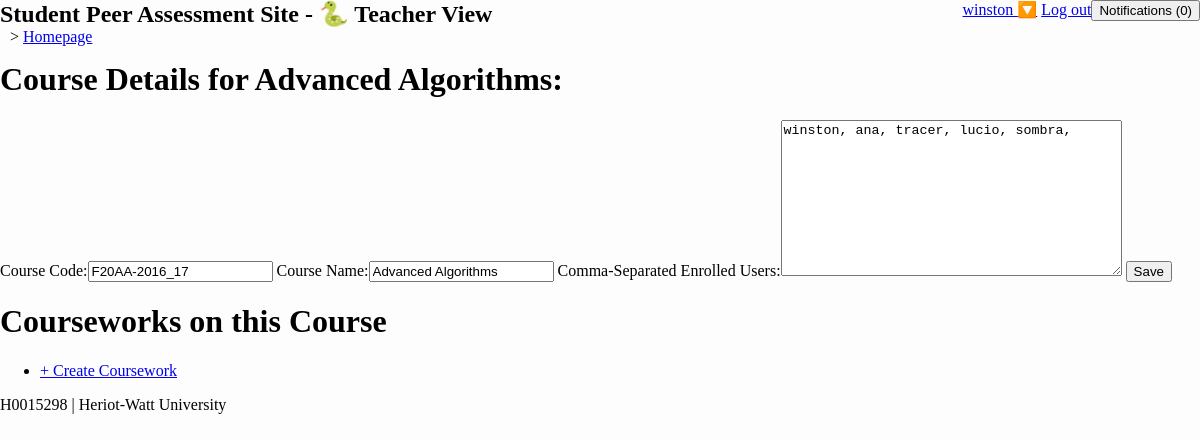
The page /teacher/course/F20AA-2016_17 (signed in) on the database as committed earlier.
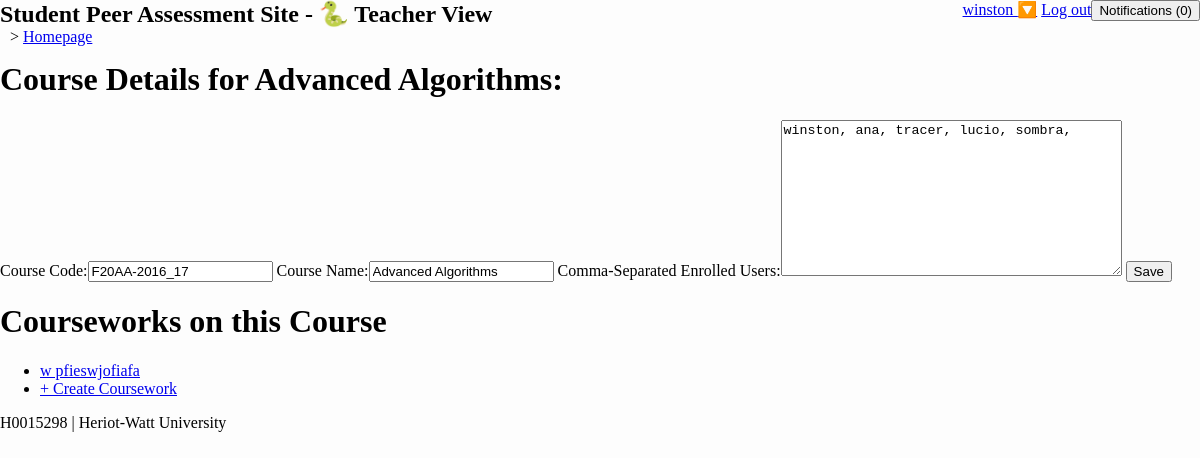
The same page on the database as committed later.
### student/models.py (models this page shows, shortened)
class Coursework(m.Model):
    id = m.SlugField(max_length=4, primary_key=True)
    name = m.CharField(max_length=128)
    course = m.ForeignKey(Course, m.CASCADE)
    state = m.CharField(max_length=1,
                        choices=CourseworkState.POSSIBLE_STATES,
                        default=CourseworkState.INVISIBLE)
    file_pipe = m.CharField(max_length=128)
    test_pipe = m.CharField(max_length=128)

### teacher/permission.py (the view)
    def is_teacher_internal(request, **args):
        teacher_group = Group.objects.get(name="teacher")
        if teacher_group in request.user.groups.all():
            if not args:
                return f(request)
            else:
                return f(request, args)
        else:
            return HttpResponseForbidden()

### teacher/forms.py
class CourseForm(f.Form):
    code = f.SlugField(label="Course Code", max_length=32)
    name = f.CharField(max_length=128, label="Course Name")
    student = f.CharField(widget=f.Textarea, label="Comma-Separated Enrolled Users")

### teacher/permission.py (called while the page is built)
def is_teacher(f):
    def is_teacher_internal(request, **args):
        teacher_group = Group.objects.get(name="teacher")
        if teacher_group in request.user.groups.all():
            if not args:
                return f(request)
            else:
                return f(request, args)
        else:
            return HttpResponseForbidden()
    return is_teacher_internal

def is_enrolled_on_course(user, course):
    is_enrolled = m.EnrolledUser.objects.filter(login=user).filter(course=course)
    return is_enrolled.count() == 1

### templates/teacher/edit_course.html (shortened to what this page needs)
{% extends "teacher/base.html" %}
{% block content %}
<h1>Course Details for {{ course_name }}:</h1>
<form method="POST" action="">
    {{ uf }}
    <input type="submit" value="Save">
</form>
    {% if courseworks is not None %}
<h1>Courseworks on this Course</h1>
<ul>
    {% for cw in courseworks %}
        <li><a href="{% url "edit_cw" cw.id %}">{{ cw.name }}</a></li>
    {% endfor %}
    <li><a href="{% url "create_cw" course_code %}">+ Create Coursework</a></li>
</ul>
    {% endif %}
{% endblock %}

### templates/student/base.html (shortened to what this page needs)
{% load static %}
<!DOCTYPE html>
<html lang="en">
<head>
    <link rel="stylesheet" type="text/css" href="{% static "student/css/main.css" %}" />
    <link rel="stylesheet" type="text/css" href="{% static "student/css/feedback.css" %}" />
    <link rel="stylesheet" type="text/css" href="{% static "student/css/notify_box.css" %}" />
</head>
<body>
    {% block header %}
        <nav>
            <div id="nav_title">
                <h1>{% block headertitle %}Student Peer Assessment Site{% endblock %}</h1>
                <div id="breadcrumbs">
{% block crumbs %}{% for title, url in crumbs %}<span> &gt; <a href="{{ url }}">{{ title }}</a></span>{% endfor %}{% endblock %}</div>
            </div>
            <button id="note_count" onclick="toggle_notes_status()">Notifications (0)</button>
            {% if request.user %}
                <div id="userMenu">
                    <a href="#userMenu">{{ request.user }} 🔽</a>
                    <a href="{% url 'logout'%}">Log out</a>
                </div>
            {% else %}
                <div id="userMenu"><a href="#userMenu">Not logged in</a></div>
            {% endif %}
        </nav>
    {% endblock %}
    <main>
        {% block content %}{% endblock %}
    </main>
    {% block footer %}
        <footer>H0015298 | Heriot-Watt University</footer>
    {% endblock %}
</body>
</html>

Rows that differ between the two databases and show on the page:
added Coursework: name "w pfieswjofiafa"
